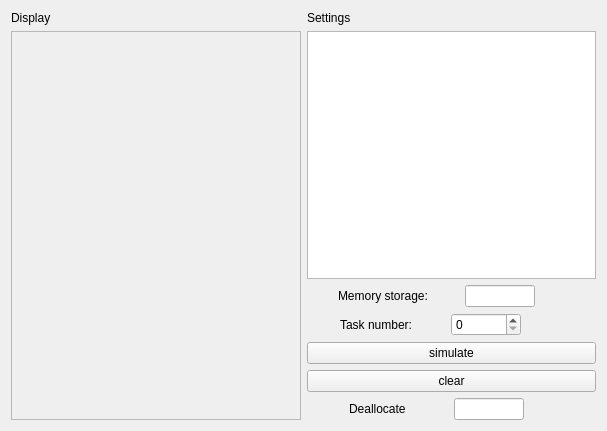
<?xml version="1.0" encoding="UTF-8"?>
<ui version="4.0">
 <class>Widget</class>
 <widget class="QWidget" name="Widget">
  <property name="geometry">
   <rect>
    <x>0</x>
    <y>0</y>
    <width>607</width>
    <height>431</height>
   </rect>
  </property>
  <property name="windowTitle">
   <string>Widget</string>
  </property>
  <layout class="QGridLayout" name="gridLayout">
   <item row="0" column="0">
    <widget class="QLabel" name="label">
     <property name="text">
      <string>Display</string>
     </property>
    </widget>
   </item>
   <item row="0" column="1">
    <widget class="QLabel" name="label_2">
     <property name="text">
      <string>Settings</string>
     </property>
    </widget>
   </item>
   <item row="1" column="1">
    <layout class="QVBoxLayout" name="verticalLayout_3">
     <item>
      <widget class="QTableWidget" name="tableWidget"/>
     </item>
     <item>
      <layout class="QHBoxLayout" name="horizontalLayout_2">
       <item>
        <widget class="QLabel" name="label_4">
         <property name="sizePolicy">
          <sizepolicy hsizetype="Maximum" vsizetype="Preferred">
           <horstretch>0</horstretch>
           <verstretch>0</verstretch>
          </sizepolicy>
         </property>
         <property name="text">
          <string>Memory storage:</string>
         </property>
        </widget>
       </item>
       <item>
        <widget class="QLineEdit" name="lineEdit">
         <property name="sizePolicy">
          <sizepolicy hsizetype="Maximum" vsizetype="Fixed">
           <horstretch>0</horstretch>
           <verstretch>0</verstretch>
          </sizepolicy>
         </property>
         <property name="maximumSize">
          <size>
           <width>70</width>
           <height>70</height>
          </size>
         </property>
        </widget>
       </item>
       <item>
        <spacer name="horizontalSpacer">
         <property name="orientation">
          <enum>Qt::Horizontal</enum>
         </property>
         <property name="sizeType">
          <enum>QSizePolicy::Maximum</enum>
         </property>
         <property name="sizeHint" stdset="0">
          <size>
           <width>30</width>
           <height>20</height>
          </size>
         </property>
        </spacer>
       </item>
      </layout>
     </item>
     <item>
      <layout class="QVBoxLayout" name="verticalLayout_2">
       <item>
        <layout class="QHBoxLayout" name="horizontalLayout">
         <item>
          <widget class="QLabel" name="label_3">
           <property name="sizePolicy">
            <sizepolicy hsizetype="Maximum" vsizetype="Preferred">
             <horstretch>0</horstretch>
             <verstretch>0</verstretch>
            </sizepolicy>
           </property>
           <property name="maximumSize">
            <size>
             <width>16777215</width>
             <height>100</height>
            </size>
           </property>
           <property name="text">
            <string>Task number:</string>
           </property>
          </widget>
         </item>
         <item>
          <widget class="QSpinBox" name="spinBox">
           <property name="sizePolicy">
            <sizepolicy hsizetype="Maximum" vsizetype="Fixed">
             <horstretch>0</horstretch>
             <verstretch>0</verstretch>
            </sizepolicy>
           </property>
           <property name="maximumSize">
            <size>
             <width>70</width>
             <height>16777215</height>
            </size>
           </property>
          </widget>
         </item>
         <item>
          <spacer name="horizontalSpacer_2">
           <property name="orientation">
            <enum>Qt::Horizontal</enum>
           </property>
           <property name="sizeType">
            <enum>QSizePolicy::Maximum</enum>
           </property>
           <property name="sizeHint" stdset="0">
            <size>
             <width>40</width>
             <height>20</height>
            </size>
           </property>
          </spacer>
         </item>
        </layout>
       </item>
       <item>
        <layout class="QVBoxLayout" name="verticalLayout">
         <item>
          <widget class="QPushButton" name="simulate">
           <property name="text">
            <string>simulate</string>
           </property>
          </widget>
         </item>
         <item>
          <widget class="QPushButton" name="clear">
           <property name="text">
            <string>clear</string>
           </property>
          </widget>
         </item>
         <item>
          <layout class="QHBoxLayout" name="horizontalLayout_3">
           <item>
            <widget class="QLabel" name="label_5">
             <property name="sizePolicy">
              <sizepolicy hsizetype="Maximum" vsizetype="Preferred">
               <horstretch>0</horstretch>
               <verstretch>0</verstretch>
              </sizepolicy>
             </property>
             <property name="text">
              <string>Deallocate</string>
             </property>
            </widget>
           </item>
           <item>
            <widget class="QLineEdit" name="lineEdit_2">
             <property name="sizePolicy">
              <sizepolicy hsizetype="Maximum" vsizetype="Fixed">
               <horstretch>0</horstretch>
               <verstretch>0</verstretch>
              </sizepolicy>
             </property>
             <property name="maximumSize">
              <size>
               <width>70</width>
               <height>70</height>
              </size>
             </property>
            </widget>
           </item>
           <item>
            <spacer name="horizontalSpacer_3">
             <property name="orientation">
              <enum>Qt::Horizontal</enum>
             </property>
             <property name="sizeType">
              <enum>QSizePolicy::Maximum</enum>
             </property>
             <property name="sizeHint" stdset="0">
              <size>
               <width>30</width>
               <height>20</height>
              </size>
             </property>
            </spacer>
           </item>
          </layout>
         </item>
        </layout>
       </item>
      </layout>
     </item>
    </layout>
   </item>
   <item row="1" column="0">
    <widget class="QScrollArea" name="scrollArea">
     <property name="widgetResizable">
      <bool>true</bool>
     </property>
     <widget class="QWidget" name="scrollAreaWidgetContents">
      <property name="geometry">
       <rect>
        <x>0</x>
        <y>0</y>
        <width>285</width>
        <height>381</height>
       </rect>
      </property>
     </widget>
    </widget>
   </item>
  </layout>
 </widget>
 <layoutdefault spacing="6" margin="11"/>
 <resources/>
 <connections/>
</ui>
